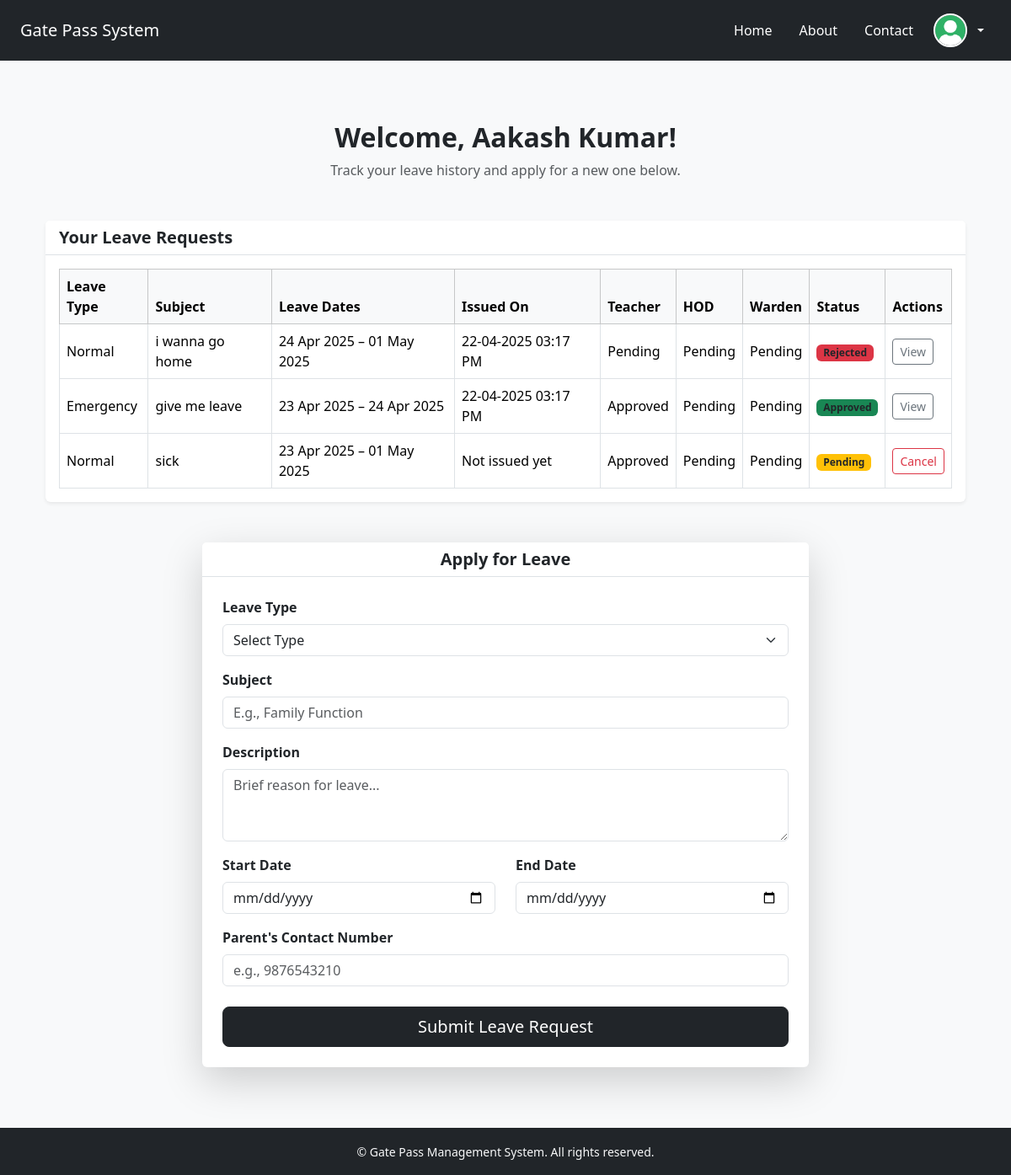
Page /student_dashboard (signed in) on the earlier database version.
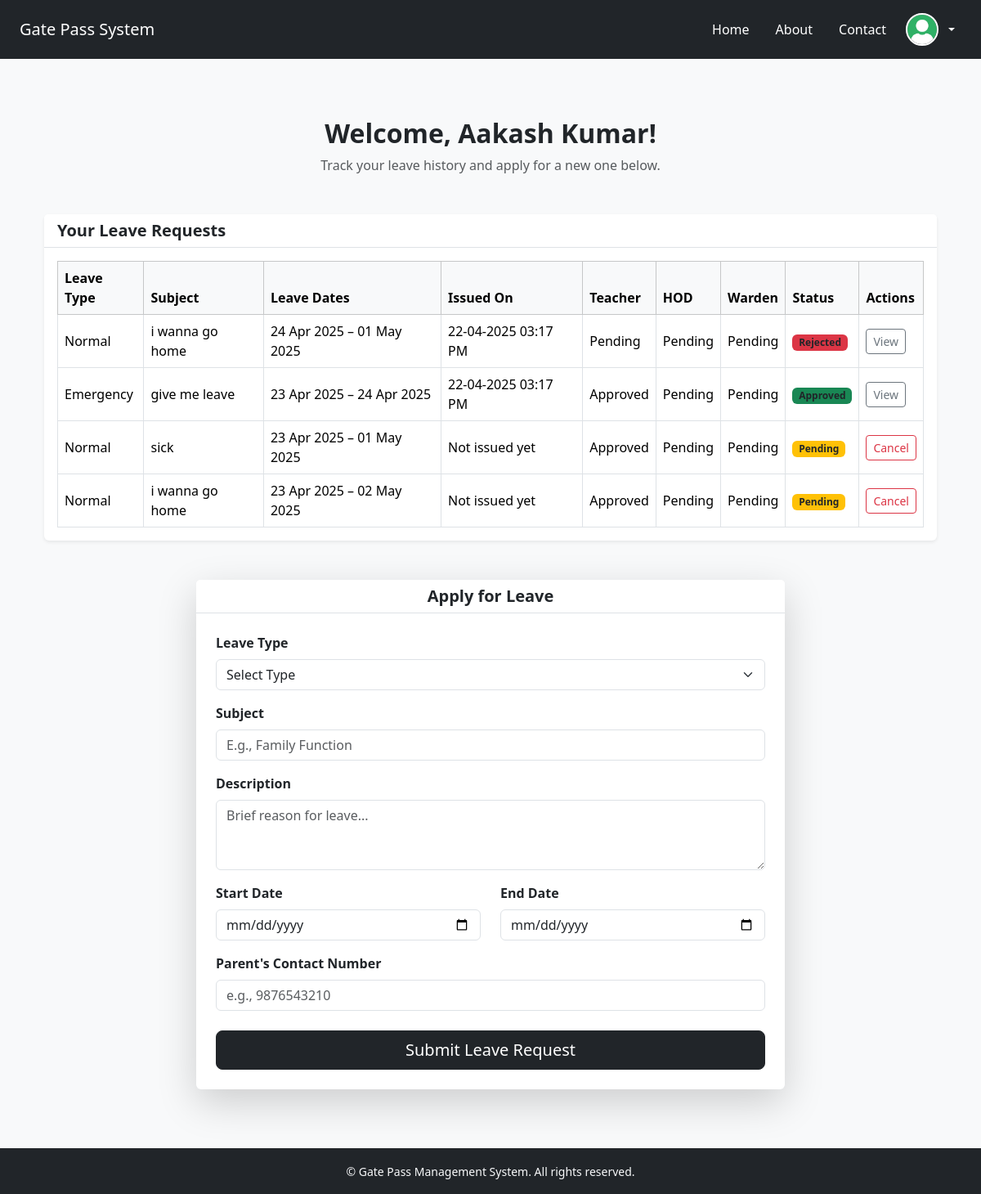
Same page on the later database version.
### app/models.py (models this page shows)
class User(db.Model, UserMixin):
    id = db.Column(db.Integer, primary_key=True)
    username = db.Column(db.String(50), unique=True, nullable=False)
    email = db.Column(db.String(100), unique=True, nullable=False)
    password = db.Column(db.String(100), nullable=False)
    name = db.Column(db.String(100), nullable=False)
    dob = db.Column(db.Date)
    mobile = db.Column(db.String(15))
    usertype = db.Column(db.String(255))
    photo = db.Column(db.String(255))
    student_profile = db.relationship('Student', backref='user', uselist=False)
    faculty_profile = db.relationship('Faculty', backref='user', uselist=False)

class LeaveRequest(db.Model):
    id = db.Column(db.Integer, primary_key=True)
    student_id = db.Column(db.Integer, db.ForeignKey('student.id'), nullable=False)
    type = db.Column(db.String(50))  # e.g. Medical, Personal, etc.
    subject = db.Column(db.String(100))
    description = db.Column(db.Text)
    starting_date = db.Column(db.Date)
    ending_date = db.Column(db.Date)
    issue_date = db.Column(db.DateTime)
    parents_number = db.Column(db.String(15))
    approvedby_teacher = db.Column(db.String(100))
    approvedby_hod = db.Column(db.String(100))
    approvedby_warden = db.Column(db.String(100))
    final_status = db.Column(db.String(50))  # e.g. Pending, Approved, Rejected

### app/routes/student_routes.py (the view)
@stud_bp.route('/student_dashboard', methods=['GET'])
def student_dashboard():
    leave_requests = LeaveRequest.query.filter_by(student_id=current_user.student_profile.id).all()
    return render_template('dashboard/student_dashboard.html', leave_requests=leave_requests)

### app/__init__.py (called while the page is built)
@login_manager.user_loader
def load_user(user_id):
    return User.query.get(int(user_id))

### app/templates/dashboard/student_dashboard.html (shortened to what this page needs)
{% extends "base.html" %}
{% block content %}
<div class="container py-5">
  <div class="text-center mb-5">
    <h2 class="fw-bold">Welcome, {{ current_user.name }}!</h2>
    <p class="text-muted">Track your leave history and apply for a new one below.</p>
  </div>
  <div class="row justify-content-center mb-5">
    <div class="col-lg-12">
      <div class="card shadow-sm border-0">
        <div class="card-header bg-white border-bottom">
          <h5 class="mb-0 fw-semibold">Your Leave Requests</h5>
        </div>
        <div class="card-body p-3">
            {% if leave_requests %}
            <div class="table-responsive">
              <table class="table table-bordered table-hover align-middle mb-0">
                <thead class="table-light">
                  <tr>
                    <th>Leave Type</th>
                    <th>Subject</th>
                    <th>Leave Dates</th>
                    <th>Issued On</th>
                    <th>Teacher</th>
                    <th>HOD</th>
                    <th>Warden</th>
                    <th>Status</th>
                    <th>Actions</th>
                  </tr>
                </thead>
                <tbody>
                  {% for request in leave_requests %}
                  <tr>
                    <td>{{ request.type|capitalize }}</td>
                    <td>{{ request.subject }}</td>
                    <td>{{ request.starting_date.strftime('%d %b %Y') }} – {{ request.ending_date.strftime('%d %b %Y') }}</td>
                    {% if  request.issue_date %}
                      <td>{{ request.issue_date.strftime("%d-%m-%Y %I:%M %p") }} </td>
                    {% else %}
                      <td>Not issued yet</td>
                    {% endif %}
                    <td>{{ request.approvedby_teacher or "Not yet" }} </td>
                    <td>{{ request.approvedby_hod or "Not yet" }}</td>
                    <td>{{ request.approvedby_warden or "Not yet" }}</td>
                    <td>
                      {% if request.final_status.lower() == "approved" %}
                      <span class="badge bg-success text-dark">{{request.final_status}}</span>
                      {% elif request.final_status.lower() == "rejected"  %}
                      <span class="badge bg-danger text-dark">{{request.final_status}}</span>
                      {% else %}
                      <span class="badge bg-warning text-dark">{{request.final_status}}</span>
                      {% endif %}
                    </td>
                    <td>
                        {% if request.final_status == 'Pending' %}
                          <form action="{{ url_for('stud.cancel_leave', leave_id=request.id) }}" method="POST" style="display:inline;">
                            <button type="submit" class="btn btn-outline-danger btn-sm" onclick="return confirm('Are you sure you want to cancel this leave request?');">Cancel</button>
                          </form>
                        {% else %}
                          <a href="{{ url_for('stud.leave_req', leave_id=request.id) }}" class="btn btn-outline-secondary btn-sm">View</a>
                        {% endif %}
                      </td>
                  </tr>
                  {% endfor %}
                </tbody>
              </table>
            </div>
            {% else %}
              <p class="text-muted">You have not submitted any leave requests yet.</p>
            {% endif %}
          </div>
      </div>
    </div>
  </div>
  <div class="row justify-content-center">
    <div class="col-lg-8">
      <div class="card shadow-lg border-0">
        <div class="card-header bg-white border-bottom text-center">
          <h5 class="mb-0 fw-semibold">Apply for Leave</h5>
        </div>
        <div class="card-body p-4">
          <form method="POST" action="{{ url_for('stud.leave_req') }}">
            <div class="mb-3">
              <label class="form-label fw-semibold">Leave Type</label>
              <select name="leave_type" class="form-select" required>
                <option value="" disabled selected>Select Type</option>
              </select>
            </div>
            <div class="mb-3">
              <label class="form-label fw-semibold">Subject</label>
              <input type="text" name="subject" class="form-control" placeholder="E.g., Family Function" required>
            </div>
            <div class="mb-3">
              <label class="form-label fw-semibold">Description</label>
              <textarea name="description" class="form-control" rows="3" placeholder="Brief reason for leave..." required></textarea>
            </div>
            <div class="row">
              <div class="col-md-6 mb-3">
                <label class="form-label fw-semibold">Start Date</label>
                <input type="date" name="start_date" class="form-control" required>
              </div>
              <div class="col-md-6 mb-3">
                <label class="form-label fw-semibold">End Date</label>
                <input type="date" name="end_date" class="form-control" required>
              </div>
            </div>
            <div class="mb-4">
              <label class="form-label fw-semibold">Parent's Contact Number</label>
              <input type="tel" name="parent_contact" class="form-control" placeholder="e.g., 9876543210" required>
            </div>
            <div class="d-grid">
              <button type="submit" class="btn btn-dark btn-lg">Submit Leave Request</button>
            </div>
          </form>
        </div>
      </div>
    </div>
  </div>
</div>
{% endblock %}

### app/templates/base.html (shortened to what this page needs)
<!DOCTYPE html>
<html lang="en">
<head>
  <link href="https://cdn.jsdelivr.net/npm/bootstrap@5.3.2/dist/css/bootstrap.min.css" rel="stylesheet">
  <link href="https://cdn.jsdelivr.net/npm/bootstrap-icons@1.10.5/font/bootstrap-icons.css" rel="stylesheet">
</head>
<body class="d-flex flex-column min-vh-100 bg-light">
<nav class="navbar navbar-expand-lg navbar-dark bg-dark">
  <div class="container-fluid px-4">
    <a id="nav-title" class="navbar-brand" href="/">Gate Pass System</a>
    <div class="collapse navbar-collapse justify-content-end" id="navbarNav">
      <ul class="navbar-nav align-items-lg-center">
        <li class="nav-item mx-2">
          <a class="nav-link text-white" href="/">Home</a>
        </li>
        <li class="nav-item mx-2">
          <a class="nav-link text-white" href="/about">About</a>
        </li>
        <li class="nav-item mx-2">
          <a class="nav-link text-white" href="/contact">Contact</a>
        </li>
        {% if current_user.is_authenticated %}
        <li class="nav-item dropdown">
          <a class="nav-link dropdown-toggle text-white d-flex align-items-center" href="#" id="navbarProfileDropdown"
             role="button" data-bs-toggle="dropdown" aria-expanded="false">
            {% if current_user.photo %}
            <img src="{{ url_for('static', filename='profile/' + current_user.photo) }}" alt="Profile Picture"
                 class="rounded-circle me-2 border border-2 border-white" width="40" height="40">
            {% else %}
            <img src="{{ url_for('static', filename='profile/default-avatar.png') }}" alt="Profile"
                 class="rounded-circle me-2 border border-2 border-white" width="40" height="40">
            {% endif %}
          </a>
        </li>
        {% else %}
        <li class="nav-item ms-lg-3 mt-2 mt-lg-0">
          <a class="btn btn-outline-light px-3" href="{{ url_for('auth.login') }}">Login</a>
        </li>
        {% endif %}
      </ul>
    </div>
  </div>
</nav>
  <main class="flex-grow-1 py-4">
    <div class="container">
      {% block content %}{% endblock %}
    </div>
  </main>
  <footer class="bg-dark text-light py-3 mt-auto">
    <div class="container text-center">
      <small>&copy; {{ current_year }} Gate Pass Management System. All rights reserved.</small>
    </div>
  </footer>
</body>
</html>

Differences in the rows shown:
added LeaveRequest: type "Normal", subject "i wanna go home", starting_date "23 Apr 2025", ending_date "02 May 2025", shows "Not issued yet", approvedby_teacher "Approved", approvedby_hod "Pending", approvedby_warden "Pending", final_status "Pending"
